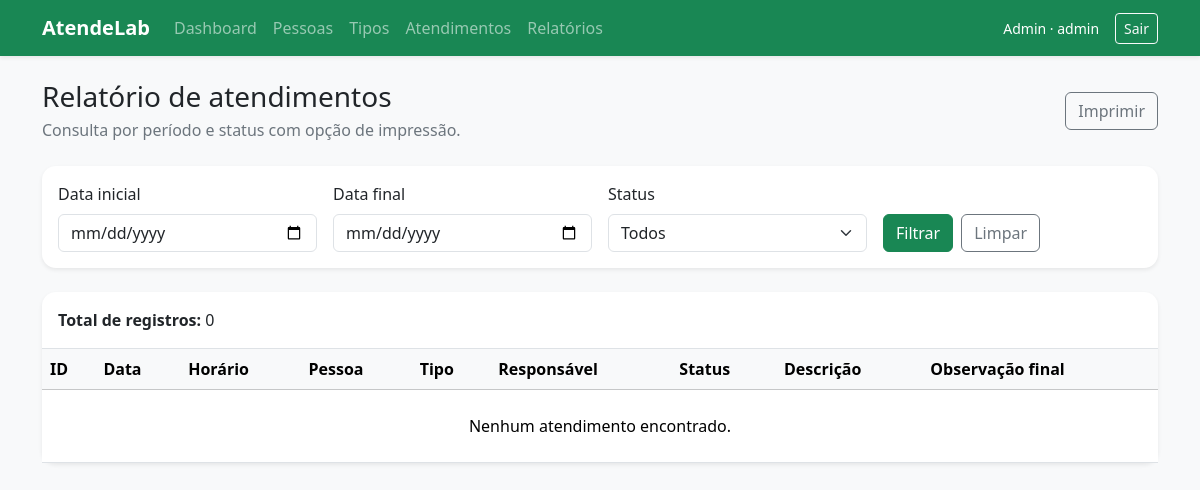
The app's page /public/?controller=relatorios&action=atendimentos (signed in), older data.
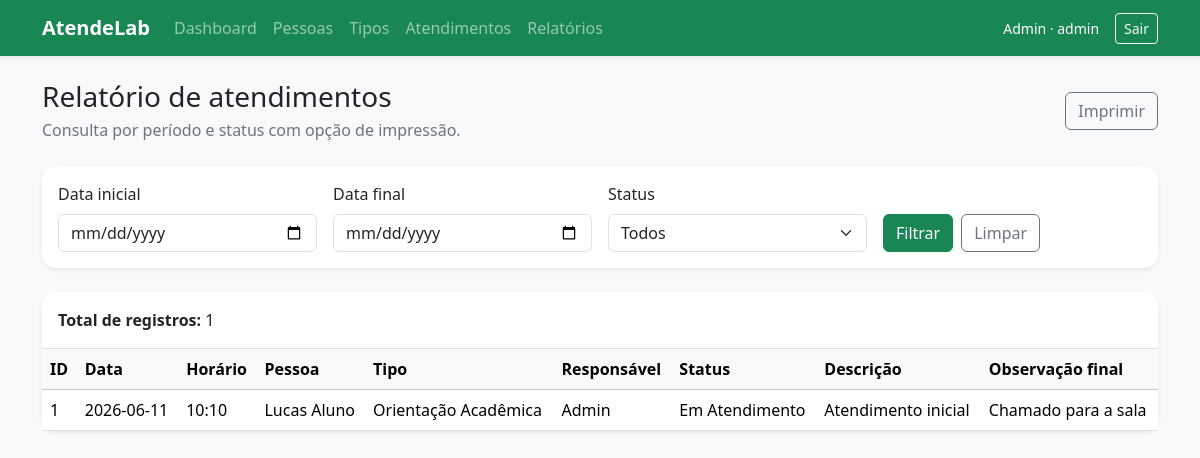
The same page, newer data.
### tables this page shows
CREATE TABLE `atendimentos` (
  `id` int(11) NOT NULL,
  `pessoa_id` int(11) NOT NULL,
  `tipo_atendimento_id` int(11) NOT NULL,
  `usuario_id` int(11) NOT NULL,
  `data_atendimento` date NOT NULL,
  `horario_atendimento` time NOT NULL,
  `descricao` text NOT NULL,
  `observacao_final` text DEFAULT NULL,
  `status` enum('Aguardando','Em Atendimento','Cancelado','Atendido') DEFAULT 'Aguardando',
  `criado_em` timestamp NOT NULL DEFAULT current_timestamp(),
  `atualizado_em` timestamp NOT NULL DEFAULT current_timestamp() ON UPDATE current_timestamp()
);

CREATE TABLE `usuarios` (
  `id` int(11) NOT NULL,
  `nome` varchar(100) NOT NULL,
  `email` varchar(100) NOT NULL,
  `senha` varchar(255) NOT NULL,
  `perfil` enum('admin','aluno','atendente') DEFAULT 'atendente',
  `status` enum('ativo','inativo') DEFAULT 'ativo',
  `criado_em` timestamp NOT NULL DEFAULT current_timestamp(),
  `atualizado_em` timestamp NOT NULL DEFAULT current_timestamp() ON UPDATE current_timestamp()
);

CREATE TABLE `pessoas` (
  `id` int(11) NOT NULL,
  `nome` varchar(150) NOT NULL,
  `documento` varchar(30) NOT NULL,
  `email` varchar(150) NOT NULL,
  `telefone` varchar(20) DEFAULT NULL,
  `curso` varchar(120) DEFAULT NULL,
  `periodo` varchar(20) DEFAULT NULL,
  `observacoes` text DEFAULT NULL,
  `status` enum('ativo','inativo') NOT NULL DEFAULT 'ativo',
  `criado_em` timestamp NOT NULL DEFAULT current_timestamp(),
  `atualizado_em` timestamp NOT NULL DEFAULT current_timestamp() ON UPDATE current_timestamp()
);

CREATE TABLE `tipos_atendimentos` (
  `id` int(11) NOT NULL,
  `nome` varchar(100) NOT NULL,
  `descricao` text DEFAULT NULL,
  `status` enum('ativo','inativo') NOT NULL DEFAULT 'ativo',
  `criado_em` timestamp NOT NULL DEFAULT current_timestamp(),
  `atualizado_em` timestamp NOT NULL DEFAULT current_timestamp() ON UPDATE current_timestamp()
);

### app/controllers/RelatoriosController.php (called while the page is built, shortened)
<?php
require_once __DIR__ . '/../../config/database.php';
class RelatoriosController
{
  private PDO $pdo;
  public function __construct()
  {
    global $pdo;
    $this->pdo = $pdo;
  }
  public function atendimentos(): void
  {
    $dataInicio = trim($_GET['data_inicio'] ?? '');
    $dataFim = trim($_GET['data_fim'] ?? '');
    $status = trim($_GET['status'] ?? '');
    $sql = 'SELECT a.id, p.nome AS pessoa_nome, ta.nome AS tipo_nome,
                   u.nome AS usuario_nome, a.data_atendimento,
                   a.horario_atendimento, a.status, a.descricao,
                   a.observacao_final
            FROM atendimentos a
            INNER JOIN pessoas p ON p.id = a.pessoa_id
            INNER JOIN tipos_atendimentos ta ON ta.id = a.tipo_atendimento_id
            INNER JOIN usuarios u ON u.id = a.usuario_id';
    $sql .= ' ORDER BY a.data_atendimento DESC, a.horario_atendimento DESC, a.id DESC';
    $stmt = $this->pdo->prepare($sql);
    $stmt->execute();
    $atendimentos = $stmt->fetchAll(PDO::FETCH_ASSOC);
    $filtros = [
      'data_inicio' => $dataInicio,
      'data_fim'    => $dataFim,
      'status'      => $status,
    ];
    require __DIR__ . '/../views/relatorios/index.php';
  }
}

### public/index.php (called while the page is built, shortened)
<?php
require_once __DIR__ . '/../routes.php';

### app/views/layouts/config-view.php (called while the page is built)
<?php
$baseUrl = '/atendelab/public/';

### app/views/relatorios/index.php (the view, shortened to what this page needs)
<?php
require __DIR__ . '/../layouts/header.php';
?>
<div class="d-flex flex-wrap justify-content-between align-items-center gap-2 mb-4">
    <div>
        <h1 class="h3 mb-1">Relatório de atendimentos</h1>
        <p class="text-secondary mb-0">Consulta por período e status com opção de impressão.</p>
    </div>
    <button class="btn btn-outline-secondary" type="button" onclick="window.print()">Imprimir</button>
</div>
<form class="card border-0 shadow-sm mb-4 d-print-none" method="get">
    <div class="card-body">
        <div class="row g-3 align-items-end">
            <div class="col-md-3">
                <label class="form-label" for="data_inicio">Data inicial</label>
                <input class="form-control" type="date" id="data_inicio" name="data_inicio"
                    value="<?= htmlspecialchars((string) ($filtros['data_inicio'] ?? ''), ENT_QUOTES, 'UTF-8') ?>">
            </div>
            <div class="col-md-3">
                <label class="form-label" for="data_fim">Data final</label>
                <input class="form-control" type="date" id="data_fim" name="data_fim"
                    value="<?= htmlspecialchars((string) ($filtros['data_fim'] ?? ''), ENT_QUOTES, 'UTF-8') ?>">
            </div>
            <div class="col-md-3">
                <label class="form-label" for="status">Status</label>
                <select class="form-select" id="status" name="status">
                    <option value="">Todos</option>
                </select>
            </div>
            <div class="col-md-3 d-flex gap-2">
                <button class="btn btn-success" type="submit">Filtrar</button>
                <a class="btn btn-outline-secondary"
                    href="?controller=relatorios&action=atendimentos">Limpar</a>
            </div>
        </div>
    </div>
</form>
<div class="card border-0 shadow-sm">
    <div class="card-body border-bottom">
        <strong>Total de registros:</strong> <?= count($atendimentos) ?>
    </div>
    <div class="table-responsive">
        <table class="table table-hover align-middle mb-0">
            <thead class="table-light">
                <tr>
                    <th>ID</th>
                    <th>Data</th>
                    <th>Horário</th>
                    <th>Pessoa</th>
                    <th>Tipo</th>
                    <th>Responsável</th>
                    <th>Status</th>
                    <th>Descrição</th>
                    <th>Observação final</th>
                </tr>
            </thead>
            <tbody>
                <?php if (!$atendimentos): ?>
                    <tr>
                        <td colspan="9" class="text-center py-4">Nenhum atendimento encontrado.</td>
                    </tr>
                <?php endif; ?>
                <?php foreach ($atendimentos as $atendimento): ?>
                    <tr>
                        <td><?= htmlspecialchars((string) $atendimento['id'], ENT_QUOTES, 'UTF-8') ?></td>
                        <td><?= htmlspecialchars((string) $atendimento['data_atendimento'], ENT_QUOTES, 'UTF-8') ?></td>
                        <td><?= htmlspecialchars(substr((string) $atendimento['horario_atendimento'], 0, 5), ENT_QUOTES, 'UTF-8') ?></td>
                        <td><?= htmlspecialchars((string) $atendimento['pessoa_nome'], ENT_QUOTES, 'UTF-8') ?></td>
                        <td><?= htmlspecialchars((string) $atendimento['tipo_nome'], ENT_QUOTES, 'UTF-8') ?></td>
                        <td><?= htmlspecialchars((string) $atendimento['usuario_nome'], ENT_QUOTES, 'UTF-8') ?></td>
                        <td><?= htmlspecialchars((string) $atendimento['status'], ENT_QUOTES, 'UTF-8') ?></td>
                        <td><?= htmlspecialchars((string) $atendimento['descricao'], ENT_QUOTES, 'UTF-8') ?></td>
                        <td><?= htmlspecialchars((string) ($atendimento['observacao_final'] ?? ''), ENT_QUOTES, 'UTF-8') ?></td>
                    </tr>
                <?php endforeach; ?>
            </tbody>
        </table>
    </div>
</div>
<?php require __DIR__ . '/../layouts/footer.php'; ?>

### routes.php (shortened to what this page needs)
<?php
require_once __DIR__ . '/app/controllers/AtendimentosController.php';
require_once __DIR__ . '/app/controllers/RelatoriosController.php';
$controller = $_GET['controller'] ?? 'auth';
$action = $_GET['action'] ?? 'login';
switch ($controller) {
  case 'relatorios':
    $relatoriosController = new RelatoriosController();
    switch ($action) {
      case 'atendimentos':
        $relatoriosController->atendimentos();
        break;
    }
    break;
}

### app/views/layouts/header.php (shortened to what this page needs)
<?php
require_once __DIR__ . '/config-view.php';
$usuarioLogado = $_SESSION['usuario'] ?? [];
$nomeUsuario = htmlspecialchars((string) ($usuarioLogado['nome'] ?? 'Usuário'), ENT_QUOTES, 'UTF-8');
$perfilUsuario = htmlspecialchars((string) ($usuarioLogado['perfil'] ?? ''), ENT_QUOTES, 'UTF-8');
?>
<!DOCTYPE html>
<html lang="pt-BR">
<head>
    <link href="https://cdn.jsdelivr.net/npm/bootstrap@5.3.3/dist/css/bootstrap.min.css" rel="stylesheet">
    <link rel="stylesheet" href="<?= $baseUrl ?>assets/css/style.css">
</head>
<body class="bg-light">
<nav class="navbar navbar-expand-lg navbar-dark bg-success shadow-sm">
    <div class="container">
        <a class="navbar-brand fw-semibold" href="<?= $baseUrl ?>?controller=auth&action=dashboard">AtendeLab</a>
        <div class="collapse navbar-collapse" id="menuPrincipal">
            <ul class="navbar-nav me-auto mb-2 mb-lg-0">
                <li class="nav-item">
                    <a class="nav-link" href="<?= $baseUrl ?>?controller=auth&action=dashboard">Dashboard</a>
                </li>
                <li class="nav-item">
                    <a class="nav-link" href="<?= $baseUrl ?>?controller=frontend&action=pessoas">Pessoas</a>
                </li>
                <li class="nav-item">
                    <a class="nav-link" href="<?= $baseUrl ?>?controller=frontend&action=tipos">Tipos</a>
                </li>
                <li class="nav-item">
                    <a class="nav-link" href="<?= $baseUrl ?>?controller=frontend&action=atendimentos">Atendimentos</a>
                </li>
                <li class="nav-item">
                    <a class="nav-link" href="<?= $baseUrl ?>?controller=relatorios&action=atendimentos">Relatórios</a>
                </li>
            </ul>
            <div class="d-flex align-items-center gap-3 text-white small">
                <span><?= $nomeUsuario ?><?= $perfilUsuario !== '' ? ' · ' . $perfilUsuario : '' ?></span>
                <a class="btn btn-outline-light btn-sm" href="<?= $baseUrl ?>?controller=auth&action=logout">Sair</a>
            </div>
        </div>
    </div>
</nav>
<main class="container py-4">

### app/views/layouts/footer.php (shortened to what this page needs)
</main>
</body>
</html>

### public/assets/css/style.css (style rules this page uses)
:root { --atendelab-green: #198754; }
body { min-height: 100vh; }
.card { border-radius: 14px; }
.table th { white-space: nowrap; }

Row changes from the older to the newer data that the page shows:
now on this page (row edited): atendimentos: usuario.nome "Admin", id "1", data_atendimento "2026-06-11", horario_atendimento "10:10", pessoa.nome "Lucas Aluno", tipo_atendimento.nome "Orientação Acadêmica", status "Em Atendimento", descricao "Atendimento inicial", observacao_final "Chamado para a sala"
Text that changed along with them:
count($atendimentos): "0" → "1"
$nomeUsuario: "Admin" → (not shown)
text no longer shown: "Nenhum atendimento encontrado."
